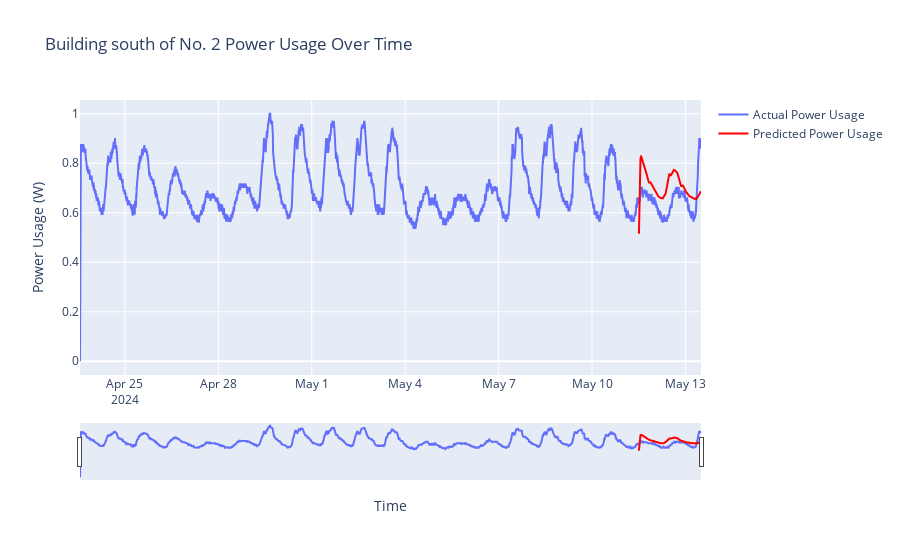

Notebook code cell kept with this figure:
### Code cell
import plotly.graph_objects as go

# 그래프 객체 생성
fig = go.Figure()

# 기존 전력 사용량 데이터 추가
fig.add_trace(go.Scatter(x=data['DateTime'], y=data['PowerUsage'],
                         mode='lines', name='Actual Power Usage'))

# 예측 전력 사용량 데이터 추가 (여기서 수정된 부분)
fig.add_trace(go.Scatter(x=predicted_dates, y=predict.flatten(),
                         mode='lines', name='Predicted Power Usage',
                         line=dict(color='red')))  # 예측 데이터에는 다른 색상을 사용

# 레이아웃 업데이트
fig.update_layout(
    title='Building south of No. 2 Power Usage Over Time',
    xaxis_title='Time',
    yaxis_title='Power Usage (W)',
    xaxis_rangeslider_visible=True
)

# 그래프 표시
fig.show()

### Figure 1 — Plotly figure (JSON) as saved in the notebook; plotly's stock layout.template omitted (floating-point values rounded to 4 significant figures; data arrays with more than 128 entries replaced by an {"elided": "..."} marker saying what was removed)
{"data": [{"mode": "lines", "name": "Actual Power Usage", "type": "scatter", "x": {"elided": "2872 str values"}, "y": {"elided": "2872 float values"}}, {"line": {"color": "red"}, "mode": "lines", "name": "Predicted Power Usage", "type": "scatter", "x": {"elided": "288 str values"}, "y": {"elided": "288 float values"}}], "layout": {"title": {"text": "Building south of No. 2 Power Usage Over Time"}, "xaxis": {"rangeslider": {"visible": true}, "title": {"text": "Time"}}, "yaxis": {"title": {"text": "Power Usage (W)"}}}}
